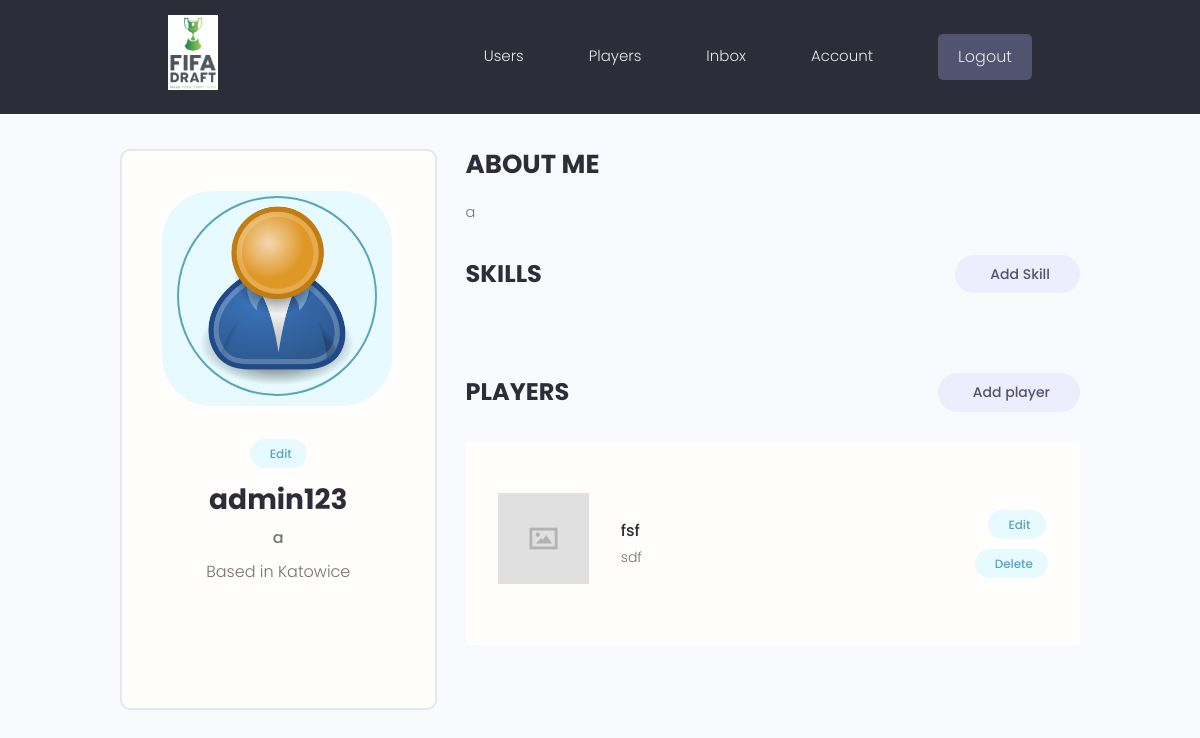
The page /account/ (signed in) on the database as committed earlier.
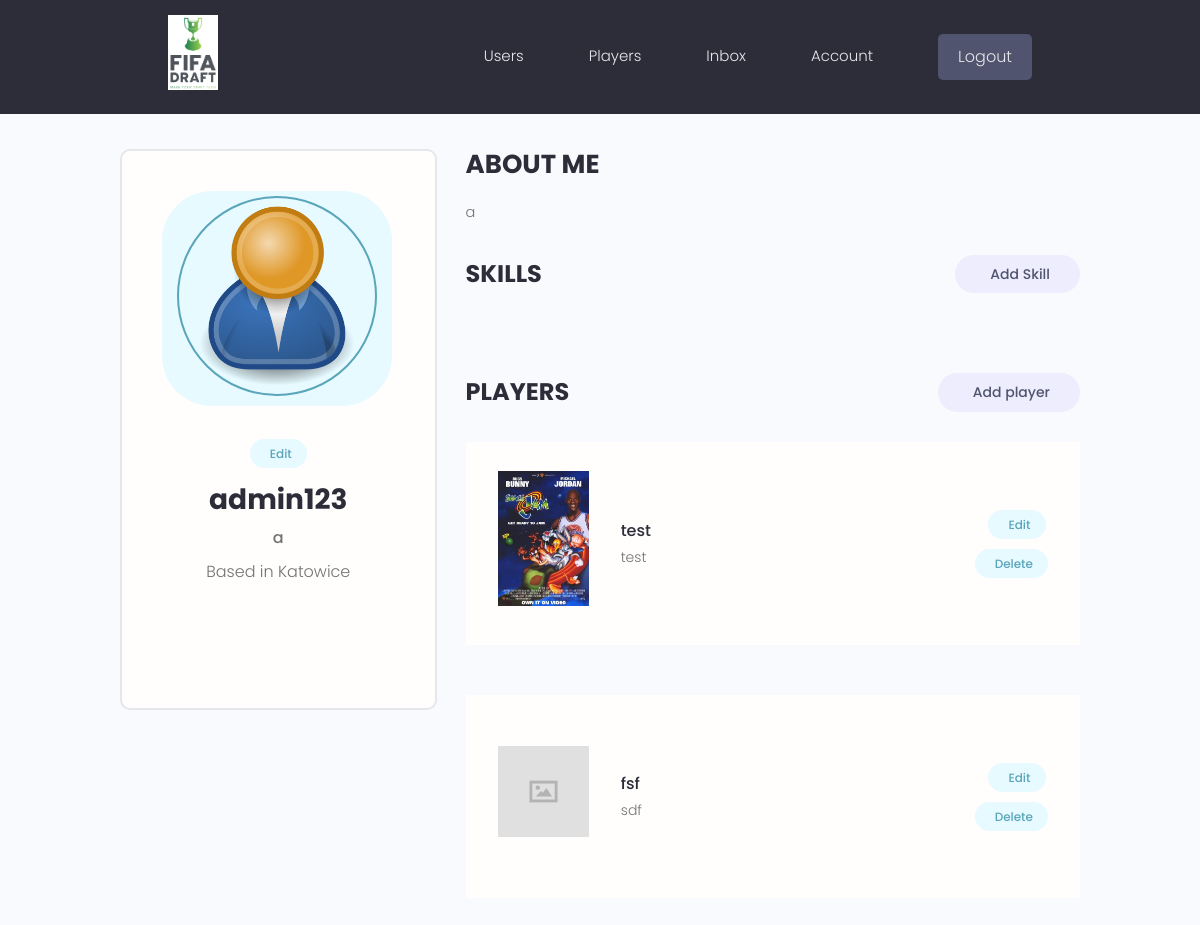
The same page on the database as committed later.
### first_project/models.py (models this page shows, shortened)
class Player(models.Model):
    owner = models.ForeignKey(Profile, null=True, blank=True, on_delete=models.SET_NULL)
    title = models.CharField(max_length=200)
    description = models.TextField(null=True, blank=True)
    featured_image = models.ImageField(null=True, blank=True, default="default.jpg")
    demo_link = models.CharField(max_length=2000, null=True, blank=True)
    source_link = models.CharField(max_length=2000, null=True, blank=True)
    tags = models.ManyToManyField("Tag", blank=True)
    vote_total = models.IntegerField(default=0, null=True, blank=True)
    vote_ratio = models.IntegerField(default=0, null=True, blank=True)
    created = models.DateTimeField(auto_now_add=True)
    id = models.UUIDField(
        default=uuid.uuid4, unique=True, primary_key=True, editable=False
    )
    class Meta:
        ordering = ["-vote_ratio", "-vote_total", "title"]

### users/views.py (the view)
# urls.py: path("account/", views.user_account, name="account"),
@login_required(login_url="login")
def user_account(request):
    profile = request.user.profile
    skills = profile.skill_set.all()
    players = profile.player_set.all()
    context = {"profile": profile, "skills": skills, "players": players}
    return render(request, "users/account.html", context)

### users/templates/users/account.html (shortened to what this page needs)
{% extends 'main.html' %}
{% block content %}
  <main class="settingsPage profile my-md">
    <div class="container">
      <div class="layout">
        <div class="column column--1of3">
          <div class="card text-center">
            <div class="card__body dev">
              <a class="tag tag--pill tag--main settings__btn" href="{% url 'edit-account'%}">
              <img class="avatar avatar--xl" src="{{profile.profile_image.url}}" /><p> Edit </a>
              <h2 class="dev__name">{{ profile.user }}</h2>
              <p class="dev__title">{{ profile.short_intro }}</p>
              <p class="dev__location">Based in {{ profile.location }}</p>
               <ul class="dev__social">
                </ul>
            </div>
          </div>
        </div>
        <div class="column column--2of3">
          <div class="devInfo">
            <h3 class="devInfo__title">About Me</h3>
            <p class="devInfo__about">{{ profile.bio|slice:'150' }}</p>
          </div>
          <div class="settings">
            <h3 class="settings__title">Skills</h3>
          <a class="tag tag--pill tag--sub settings__btn tag--lg" href="{% url 'create-skill' %}"> Add Skill</a>
        </div>
          <div class="settings">
            <h3 class="settings__title">Players</h3>
            <a class="tag tag--pill tag--sub settings__btn tag--lg" href="{% url 'create-player' %}"> Add player</a>
          </div>
          {% for player in players %}
          <table class="settings__table">
            <tr>
              <td class="settings__thumbnail">
                <a href="{% url 'player' player.id%}"><img src="{{player.featured_image.url}}" alt="Project Thumbnail" /></a>
              </td>
              <td class="settings__tableInfo">
                <a href="{% url 'player' player.id%}">{{player.title}}</a>
                <p>{{player.description|slice:"150"}}
                </p>
              </td>
              <td class="settings__tableActions">
                <a class="tag tag--pill tag--main settings__btn" href="{% url 'update-player' player.id %}"> Edit</a>
                <a class="tag tag--pill tag--main settings__btn" href="{% url 'delete-player' player.id %}?next=/account">
                  Delete</a>
              </td>
            </tr>
            {% endfor %}
          </table>
        </div>
      </div>
    </div>
  </main>
{% endblock content %}

Rows that differ between the two databases and show on the page:
now on this page (row edited): Player: featured_image (picture), title "test", description "test"
